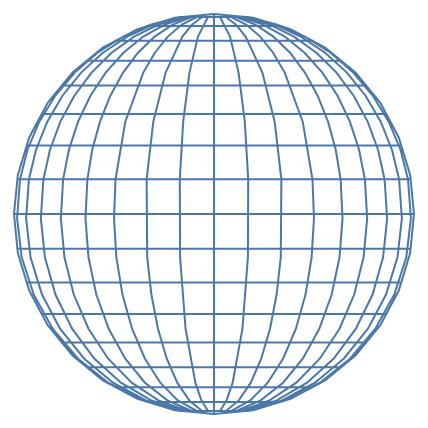

The specification (Vega-Lite) saved for this image:
### Vega specification from a JSON file in a GitHub repository (floating-point values rounded to 4 significant figures)
{"$schema": "https://vega.github.io/schema/vega/v5.json", "background": "white", "padding": 5, "width": 200, "height": 200, "style": "view", "data": [{"name": "source_0", "transform": [{"type": "graticule"}]}], "projections": [{"name": "projection", "size": {"signal": "[width, height]"}, "fit": {"signal": "data('source_0')"}, "type": "orthographic"}], "marks": [{"name": "marks", "type": "shape", "style": ["geoshape"], "from": {"data": "source_0"}, "encode": {"update": {"fill": {"value": "transparent"}, "stroke": {"value": "#4c78a8"}, "ariaRoleDescription": {"value": "geoshape"}}}, "transform": [{"type": "geoshape", "projection": "projection"}]}]}
